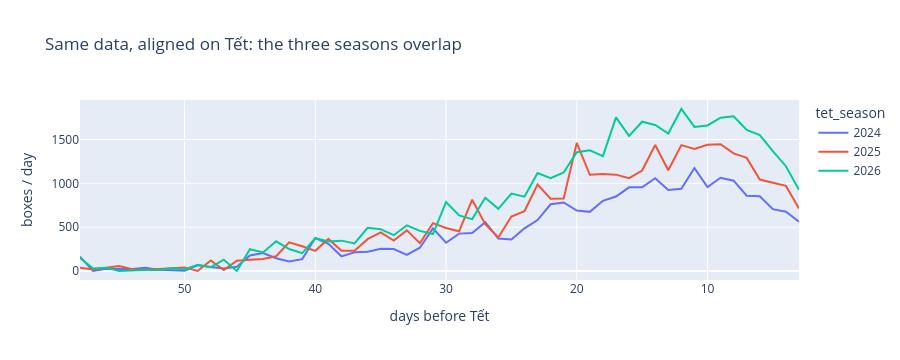

The notebook cell saved with this chart:
### Code cell
al = daily_gift[daily_gift["tet_season"].isin([2024, 2025, 2026]) & (daily_gift["days_to_tet"] <= 60)]
fig = px.line(al, x="days_to_tet", y="quantity", color="tet_season",
              title="Same data, aligned on Tết: the three seasons overlap", labels={"quantity": "boxes / day", "days_to_tet": "days before Tết"})
fig.update_xaxes(autorange="reversed")
fig.update_layout(height=360)
fig.show()
peak = al.loc[al.groupby("tet_season")["quantity"].idxmax(), ["tet_season", "date", "days_to_tet"]]
peak

### Figure 1 — Plotly figure (JSON) as saved in the notebook; plotly's stock layout.template omitted (floating-point values rounded to 4 significant figures)
{"data": [{"hovertemplate": "tet_season=2024<br>days before Tết=%{x}<br>boxes / day=%{y}<extra></extra>", "legendgroup": "2024", "line": {"color": "#636efa", "dash": "solid"}, "marker": {"symbol": "circle"}, "mode": "lines", "name": "2024", "orientation": "v", "showlegend": true, "type": "scatter", "x": [58, 57, 56, 54, 53, 52, 50, 49, 48, 47, 46, 45, 44, 43, 42, 41, 40, 39, 38, 37, 36, 35, 34, 33, 32, 31, 30, 29, 28, 27, 26, 25, 24, 23, 22, 21, 20, 19, 18, 17, 16, 15, 14, 13, 12, 11, 10, 9, 8, 7, 6, 5, 4, 3], "xaxis": "x", "y": [164, 1, 26, 24, 39, 16, 3, 65, 47, 31, 49, 178, 205, 147, 110, 136, 377, 311, 168, 214, 220, 254, 252, 184, 266, 486, 323, 427, 433, 557, 370, 359, 487, 581, 761, 782, 690, 675, 801, 850, 954, 954, 1058, 925, 937, 1175, 958, 1063, 1030, 859, 853, 706, 676, 562], "yaxis": "y"}, {"hovertemplate": "tet_season=2025<br>days before Tết=%{x}<br>boxes / day=%{y}<extra></extra>", "legendgroup": "2025", "line": {"color": "#EF553B", "dash": "solid"}, "marker": {"symbol": "circle"}, "mode": "lines", "name": "2025", "orientation": "v", "showlegend": true, "type": "scatter", "x": [58, 57, 55, 54, 53, 52, 51, 50, 49, 48, 47, 46, 45, 44, 43, 42, 41, 40, 39, 38, 37, 36, 35, 34, 33, 32, 31, 30, 29, 28, 27, 26, 25, 24, 23, 22, 21, 20, 19, 18, 17, 16, 15, 14, 13, 12, 11, 10, 9, 8, 7, 6, 5, 4, 3], "xaxis": "x", "y": [38, 19, 58, 21, 16, 23, 30, 42, 2, 121, 13, 119, 130, 137, 169, 328, 283, 231, 366, 231, 233, 364, 442, 347, 464, 318, 546, 491, 453, 813, 535, 383, 622, 683, 987, 824, 826, 1461, 1097, 1105, 1099, 1059, 1146, 1437, 1150, 1436, 1393, 1440, 1445, 1341, 1290, 1043, 1006, 971, 714], "yaxis": "y"}, {"hovertemplate": "tet_season=2026<br>days before Tết=%{x}<br>boxes / day=%{y}<extra></extra>", "legendgroup": "2026", "line": {"color": "#00cc96", "dash": "solid"}, "marker": {"symbol": "circle"}, "mode": "lines", "name": "2026", "orientation": "v", "showlegend": true, "type": "scatter", "x": [58, 57, 56, 55, 53, 52, 51, 50, 49, 48, 47, 46, 45, 44, 43, 42, 41, 40, 39, 38, 37, 36, 35, 34, 33, 32, 31, 30, 29, 28, 27, 26, 25, 24, 23, 22, 21, 20, 19, 18, 17, 16, 15, 14, 13, 12, 11, 10, 9, 8, 7, 6, 5, 4, 3], "xaxis": "x", "y": [151, 30, 37, 2, 12, 13, 32, 18, 71, 44, 130, 2, 249, 213, 339, 251, 204, 375, 338, 347, 316, 494, 478, 409, 522, 458, 422, 787, 635, 592, 836, 710, 884, 848, 1118, 1059, 1123, 1354, 1376, 1310, 1752, 1541, 1702, 1665, 1567, 1847, 1643, 1660, 1748, 1765, 1608, 1549, 1368, 1195, 926], "yaxis": "y"}], "layout": {"height": 360, "legend": {"title": {"text": "tet_season"}, "tracegroupgap": 0}, "title": {"text": "Same data, aligned on Tết: the three seasons overlap"}, "xaxis": {"anchor": "y", "autorange": "reversed", "domain": [0, 1], "title": {"text": "days before Tết"}}, "yaxis": {"anchor": "x", "domain": [0, 1], "title": {"text": "boxes / day"}}}}
